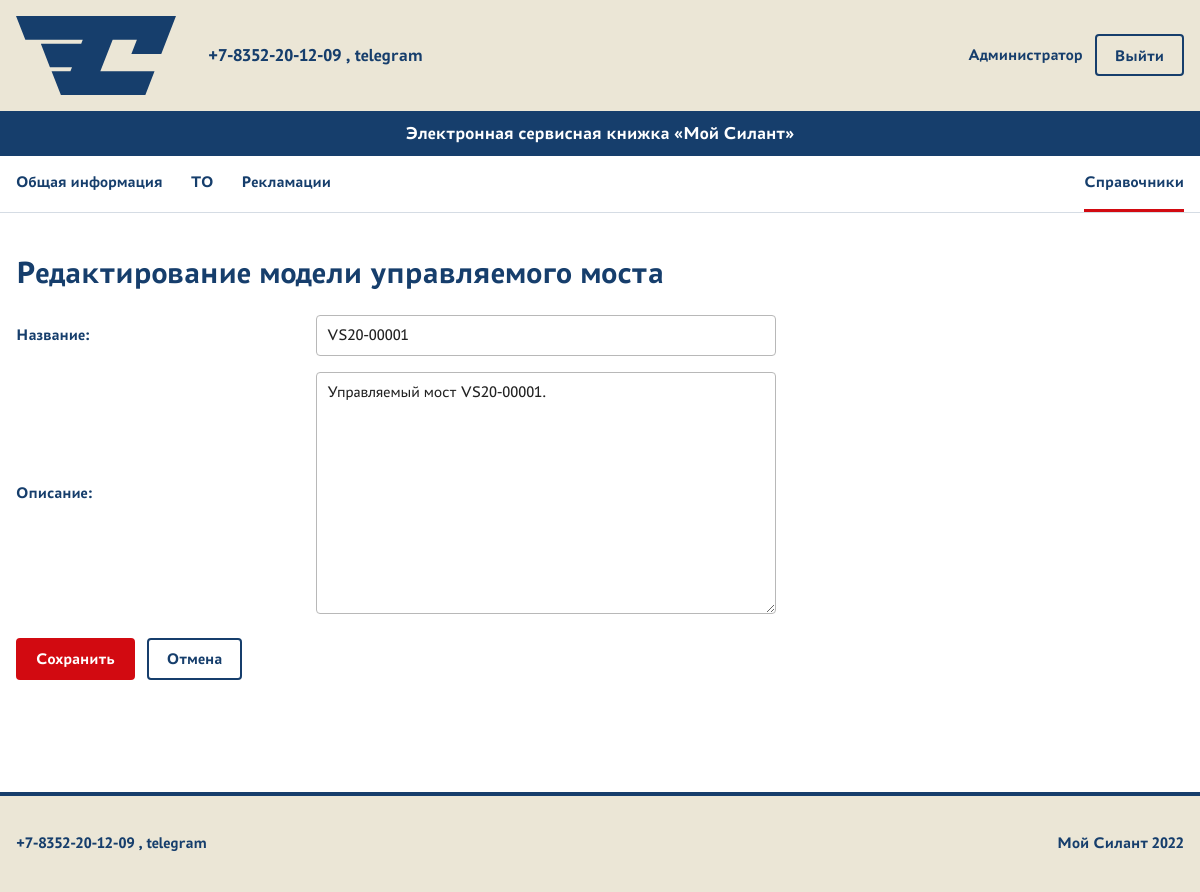
Page /machines/references/steering-axle-models/1/update/ (signed in) on the committed database.
### machines/models.py (models this page shows, shortened)
class SteeringAxleModel(models.Model):
    name = models.CharField(max_length=255, verbose_name='Название')
    description = models.TextField(blank=True, verbose_name='Описание')
    class Meta:
        verbose_name = 'Модель управляемого моста'
        verbose_name_plural = 'Модели управляемого моста'

### machines/views.py (the view)
class SteeringAxleModelUpdate(
    LoginRequiredMixin,
    PermissionRequiredMixin,
    UpdateView,
):
    model = SteeringAxleModel
    form_class = SteeringAxleModelForm
    template_name = 'machines/steering_axle_model_form.html'
    success_url = reverse_lazy('machines:steering_axle_model_list')
    permission_required = 'machines.change_steeringaxlemodel'

### machines/forms.py
class SteeringAxleModelForm(forms.ModelForm):
    class Meta:
        model = SteeringAxleModel
        fields = [
            'name',
            'description',
        ]

### machines/templates/machines/steering_axle_model_form.html (shortened to what this page needs)
{% extends 'base.html' %}
{% block content %}
    <h1>
        {% if object %}
            Редактирование модели управляемого моста
        {% else %}
            Добавление модели управляемого моста
        {% endif %}
    </h1>
    <form class="entity-form" method="post">
        {{ form.as_p }}
        <div class="form-actions">
            <button
                class="button button--primary"
                type="submit"
            >
                Сохранить
            </button>
            <a
                class="button button--secondary"
                href="{% url 'machines:steering_axle_model_list' %}"
            >
                Отмена
            </a>
        </div>
    </form>
{% endblock %}

### templates/base.html (shortened to what this page needs)
{% load static %}
<!DOCTYPE html>
<html lang="ru">
<head>
    <link
        rel="stylesheet"
        href="{% static 'core/css/styles.css' %}"
    >
</head>
<body>
    <header class="site-header">
        <div class="container site-header__top">
            <a
                class="site-header__logo"
                href="{% url 'core:home' %}"
                aria-label="Мой Силант — главная"
            >
                <img
                    src="{% static 'core/images/silant-logo.svg' %}"
                    alt="Мой Силант"
                >
            </a>
            <div class="site-header__contact">
                +7-8352-20-12-09 , telegram
            </div>
            <div class="account-nav">
                {% if user.is_authenticated %}
                    <span class="account-name">
                        {{ user.get_full_name|default:user.username }}
                    </span>
                    <form
                        method="post"
                        action="{% url 'account_logout' %}"
                    >
                        <button
                            class="button button--secondary"
                            type="submit"
                        >
                            Выйти
                        </button>
                    </form>
                {% endif %}
            </div>
        </div>
        <div class="site-header__title">
            <div class="container">
                Электронная сервисная книжка «Мой Силант»
            </div>
        </div>
        {% if user.is_authenticated %}
            <nav
                class="site-nav"
                aria-label="Основные разделы сервиса"
            >
                <div class="container site-nav__inner">
                    <div class="site-nav__primary">
                        <a
                            class="site-nav__link"
                            href="{% url 'machines:list' %}"
                        >
                            Общая информация
                        </a>
                        <a
                            class="site-nav__link"
                            href="{% url 'service:list' %}"
                        >
                            ТО
                        </a>
                        <a
                            class="site-nav__link"
                            href="{% url 'complaints:list' %}"
                        >
                            Рекламации
                        </a>
                    </div>
                    {% if perms.machines.view_techniquemodel %}
                        <a
                            class="site-nav__link site-nav__tool{% if request.resolver_match.namespace == 'core' and request.resolver_match.url_name == 'references' or 'technique_model_' in request.resolver_match.url_name or 'engine_model_' in request.resolver_match.url_name or 'transmission_model_' in request.resolver_match.url_name or 'drive_axle_model_' in request.resolver_match.url_name or 'steering_axle_model_' in request.resolver_match.url_name or 'maintenance_type_' in request.resolver_match.url_name or 'maintenance_organization_' in request.resolver_match.url_name or 'failure_node_' in request.resolver_match.url_name or 'recovery_method_' in request.resolver_match.url_name %} site-nav__link--active{% endif %}"
                            href="{% url 'core:references' %}"
                        >
                            Справочники
                        </a>
                    {% endif %}
                </div>
            </nav>
    </header>
    <main class="site-main">
        <div class="container">
            {% block content %}{% endblock %}
        </div>
    </main>
    <footer class="site-footer">
        <div class="container site-footer__inner">
            <div class="site-footer__contact">
                +7-8352-20-12-09 , telegram
            </div>
            <div class="site-footer__copyright">
                Мой Силант 2022
            </div>
        </div>
    </footer>
</body>
</html>

### core/static/core/css/styles.css (style rules this page uses)
:root { --color-blue: #163E6C; --color-red: #D20A11; --color-beige: #EBE6D6; --color-white: #FFFFFF; }
* { box-sizing: border-box; }
html { font-family: "PT Astra Sans", Arial, sans-serif; }
body { display: flex; min-height: 100vh; flex-direction: column; margin: 0; background: var(--color-white); color: var(--color-blue); line-height: 1.4; }
a { color: inherit; }
button, input, select, textarea { max-width: 100%; font: inherit; }
.container { width: min(100% - 32px, 1440px); margin-inline: auto; }
h1, h2, h3 { margin-top: 0; line-height: 1.2; }
h1 { margin-bottom: 24px; font-size: 32px; }
p { margin-top: 0; margin-bottom: 16px; }
form { margin-bottom: 24px; }
form p { margin-bottom: 16px; }
label { display: inline-block; margin-bottom: 4px; }
input, select, textarea { padding: 8px 10px; border: 1px solid #b8b8b8; border-radius: 4px; background: var(--color-white); color: #222222; }
textarea { width: min(100%, 520px); min-height: 140px; resize: vertical; }
button { padding: 8px 14px; border: 1px solid #888888; border-radius: 4px; background: #f2f2f2; color: #222222; cursor: pointer; }
.site-header { border-bottom: none; background: var(--color-beige); }
.site-header__top { display: grid; grid-template-columns: auto 1fr auto; align-items: center; gap: 32px; min-height: 96px; padding-block: 16px; }
.site-header__logo { display: block; width: 160px; flex-shrink: 0; }
.site-header__logo img { display: block; width: 100%; height: auto; }
.site-header__contact { justify-self: start; font-size: 18px; font-weight: 700; }
.site-header__title { padding-block: 10px; background: var(--color-blue); color: var(--color-white); font-size: 18px; font-weight: 700; text-align: center; }
.account-nav { display: flex; align-items: center; gap: 12px; margin-left: 0; }
.account-nav form { margin: 0; }
.account-name { font-weight: 700; }
.account-nav button { width: auto; }
.site-main { flex: 1; padding-block: 40px; }
.site-footer { margin-top: 48px; border-top: 4px solid var(--color-blue); background: var(--color-beige); }
.site-footer__inner { display: flex; min-height: 96px; align-items: center; justify-content: space-between; gap: 24px; padding-block: 20px; font-weight: 700; }
.site-footer__copyright { text-align: right; }
.site-nav { border-bottom: 1px solid rgba(22, 62, 108, 0.18); background: var(--color-white); }
.site-nav__inner { display: flex; min-height: 56px; align-items: center; flex-wrap: wrap; gap: 24px; }
.site-nav__primary { display: flex; align-items: center; flex-wrap: wrap; gap: 8px 28px; }
.site-nav__link { display: inline-flex; min-height: 56px; align-items: center; border-bottom: 3px solid transparent; color: var(--color-blue); font-weight: 700; text-decoration: none; }
.site-nav__link--active { border-bottom-color: var(--color-red); }
.site-nav__tool { margin-left: auto; }
.button { display: inline-flex; min-height: 42px; align-items: center; justify-content: center; padding: 8px 18px; border: 2px solid transparent; border-radius: 4px; font-weight: 700; line-height: 1.2; text-decoration: none; cursor: pointer; }
.button--primary { border-color: var(--color-red); background: var(--color-red); color: var(--color-white); }
.button--secondary { border-color: var(--color-blue); background: transparent; color: var(--color-blue); }
.entity-form { width: min(100%, 760px); }
.entity-form p { display: grid; grid-template-columns: minmax(220px, 280px) minmax(0, 1fr); align-items: center; gap: 8px 20px; margin-bottom: 16px; }
.entity-form label { margin: 0; color: var(--color-blue); font-weight: 700; }
.entity-form input, .entity-form select, .entity-form textarea { width: 100%; }
.entity-form textarea { min-height: 120px; }
.detail-actions, .form-actions, .auth-actions { display: flex; flex-wrap: wrap; gap: 12px; margin-top: 24px; }

### rows in the picture
SteeringAxleModel: name "VS20-00001", description "Управляемый мост VS20-00001."

### other values in the picture
{{ user.get_full_name|default:user.username }} "Администратор"
